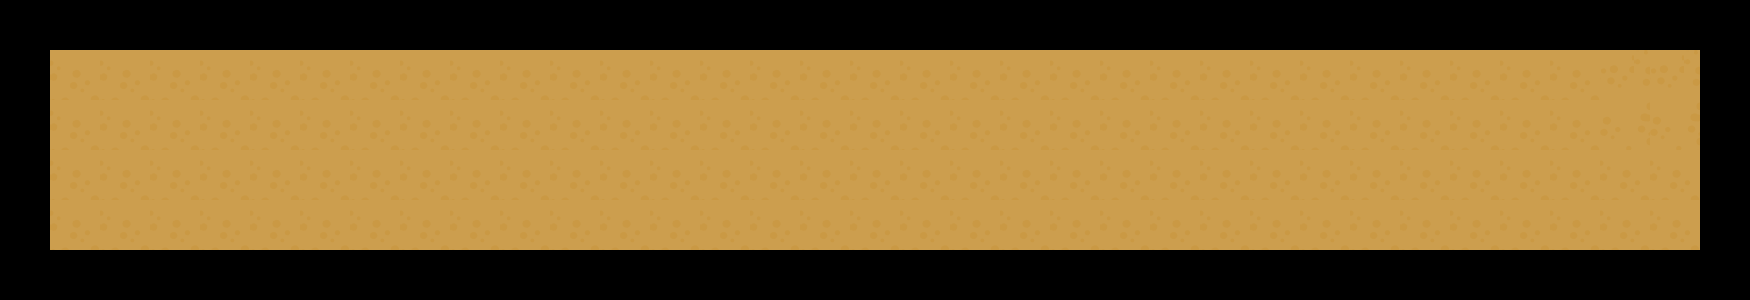

A level layout from a 2D game, rendered from its tile map. Below: a short description, then the map file with its tile-grid data intact:
An orthogonal 35x6 tile map with 50x50 px tiles, 2 tile layers (Tile Layer 1, Tile Layer 2).

<map version="1.0" tiledversion="1.1.5" orientation="orthogonal" renderorder="right-down" width="35" height="6" tilewidth="50" tileheight="50" infinite="0" nextobjectid="1">
 <tileset firstgid="1" name="map" tilewidth="50" tileheight="50" tilecount="40" columns="20">
  <image source="ground_full.png" width="1024" height="128" />
  <tile id="39">
   <properties>
    <property name="blocked" value="" />
   </properties>
  </tile>
 </tileset>
 <layer name="Tile Layer 1" width="35" height="6">
  <data encoding="csv">
40,40,40,40,40,40,40,40,40,40,40,40,40,40,40,40,40,40,40,40,40,40,40,40,40,40,40,40,40,40,40,40,40,40,40,
40,1,1,1,1,1,1,1,1,1,1,1,1,1,1,1,1,1,1,1,1,1,1,1,1,1,1,1,1,1,1,1,40,40,40,
40,1,1,1,1,1,1,1,1,1,1,1,1,1,1,1,1,1,1,1,1,1,1,1,1,1,1,1,1,1,1,1,40,40,40,
40,1,1,1,1,1,1,1,1,1,1,1,1,1,1,1,1,1,1,1,1,1,1,1,1,1,1,1,1,1,1,1,1,1,40,
40,1,1,1,1,1,1,1,1,1,1,1,1,1,1,1,1,1,1,1,1,1,1,1,1,1,1,1,1,1,1,1,1,1,40,
40,40,40,40,40,40,40,40,40,40,40,40,40,40,40,40,40,40,40,40,40,40,40,40,40,40,40,40,40,40,40,40,40,40,40
</data>
 </layer>
 <layer name="Tile Layer 2" width="35" height="6">
  <data encoding="csv">
0,0,0,0,0,0,0,0,0,0,0,0,0,0,0,0,0,0,0,0,0,0,0,0,0,0,0,0,0,0,0,0,0,0,0,
0,0,0,0,0,0,0,0,0,0,0,0,0,0,0,0,0,0,0,0,0,0,0,0,0,0,0,0,0,0,0,0,18,18,0,
0,0,0,0,0,0,0,0,0,0,0,0,0,0,0,0,0,0,0,0,0,0,0,0,0,0,0,0,0,0,0,0,13,13,0,
0,0,0,0,0,0,0,0,0,0,0,0,0,0,0,0,0,0,0,0,0,0,0,0,0,0,0,0,0,0,0,0,0,0,0,
0,0,0,0,0,0,0,0,0,0,0,0,0,0,0,0,0,0,0,0,0,0,0,0,0,0,0,0,0,0,0,0,0,0,0,
0,0,0,0,0,0,0,0,0,0,0,0,0,0,0,0,0,0,0,0,0,0,0,0,0,0,0,0,0,0,0,0,0,0,0
</data>
 </layer>
</map>
